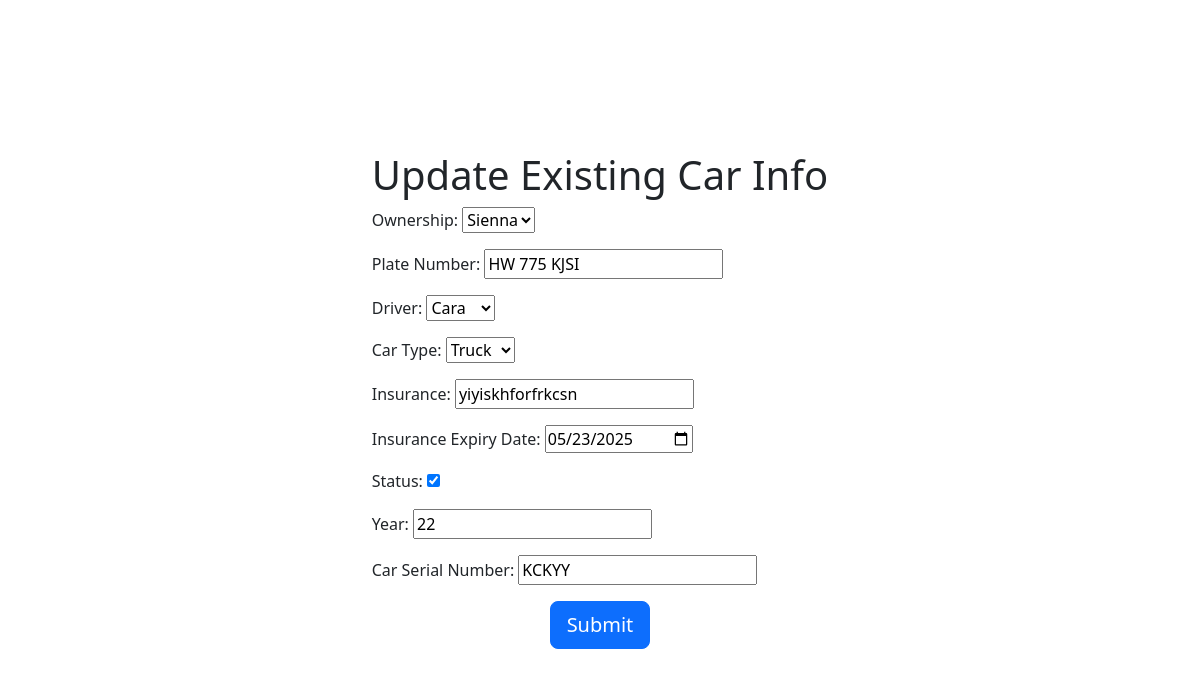
The page /en/car/12/edit on the database its author committed.
### App/models.py (models this page shows, shortened)
class Car(models.Model):
    class CarType(models.TextChoices):
        SEDAN = 'SEDAN', _('Sedan')
        SUV = 'SUV', _('SUV')
        TRUCK = 'TRUCK', _('Truck')
        VAN = 'VAN', _('Van')
    ownership = models.ForeignKey(Vendor, on_delete=models.CASCADE, verbose_name=_('Vendor'))
    plate_number = models.CharField(max_length=20, unique=True, verbose_name=_('Plate Number'))
    driver = models.ForeignKey(Driver, on_delete=models.CASCADE, null=True, verbose_name=_('Driver'))
    car_type = models.CharField(max_length=10, choices=CarType.choices, verbose_name=_('Car Type'))
    insurance = models.CharField(max_length=100, verbose_name=_('Insurance'))
    insurance_expiry_date = models.DateField(verbose_name=_('Insurance Expiry Date'))
    status = models.BooleanField(default=True, verbose_name=_('Status'))
    year = models.PositiveIntegerField(verbose_name=_('Year'))
    car_serial_number = models.CharField(max_length=100, unique=True, verbose_name=_('Car Serial Number'))

### App/views.py (the view, shortened to what this page needs)
# urls.py: path('car/<int:pk>/edit', CarUpdateView.as_view(), name='car_edit'),
class CarUpdateView(UpdateView):
    model = Car
    form_class = CarUpdateForm
    template_name = 'update.html'
    success_url = reverse_lazy('car_list')

### App/forms.py (shortened to what this page needs)
class CarUpdateForm(forms.ModelForm):
    class Meta:
        model = Car
        fields = '__all__'
        labels = {
            'ownership': _('Ownership'),
            'plate_number': _('Plate Number'),
            'driver': _('Driver'),
            'car_type': _('Car Type'),
            'insurance': _('Insurance'),
            'insurance_expiry': _('Insurance Expiry Date'),
            'status': _('Status'),
            'year': _('Year'),
            'car_serial_number': _('Car Serial Number'),
        }
        widgets = {
            'insurance_expiry_date': forms.DateInput(attrs={'type': 'date', 'placeholder': 'Select expiry date'}),
        }

### App/models.py (called while the page is built)
    def __str__(self):
        return self.name

    def __str__(self):
        return self.name

### App/templates/update.html (shortened to what this page needs)
{% extends "list.html" %}
{% load i18n %}
{% block content %}
    <header class="sidebar-header d-flex justify-content-center align-items-center" style="height: 100vh; text-align: center;">
        <div>
            <h1>{% trans "Update Existing Car Info" %}</h1>
            <form method="POST" enctype="multipart/form-data" style="text-align: left;">
                {{ form.as_p }}
                <button type="submit" class="btn btn-primary btn-lg" style="display: block; margin: 0 auto;">{% trans "Submit" %}</button>
            </form>
        </div>
    </header>
{% endblock %}

### rows shown on the page
Car: ownership "Sienna", plate_number "HW 775 KJSI", driver "Cara", car_type "Truck", insurance "yiyiskhforfrkcsn", insurance_expiry_date "05/23/2025", status "☑", year "22", car_serial_number "KCKYY"
